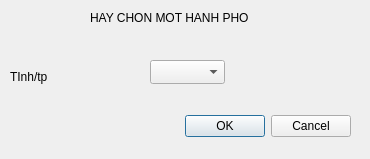
<?xml version="1.0" encoding="UTF-8"?>
<ui version="4.0">
 <class>dialog_chonTP</class>
 <widget class="QDialog" name="dialog_chonTP">
  <property name="geometry">
   <rect>
    <x>0</x>
    <y>0</y>
    <width>370</width>
    <height>159</height>
   </rect>
  </property>
  <property name="windowTitle">
   <string>Dialog</string>
  </property>
  <widget class="QDialogButtonBox" name="buttonBox">
   <property name="geometry">
    <rect>
     <x>10</x>
     <y>110</y>
     <width>341</width>
     <height>32</height>
    </rect>
   </property>
   <property name="orientation">
    <enum>Qt::Horizontal</enum>
   </property>
   <property name="standardButtons">
    <set>QDialogButtonBox::Cancel|QDialogButtonBox::Ok</set>
   </property>
  </widget>
  <widget class="QLabel" name="label">
   <property name="geometry">
    <rect>
     <x>90</x>
     <y>10</y>
     <width>191</width>
     <height>16</height>
    </rect>
   </property>
   <property name="text">
    <string>HAY CHON MOT HANH PHO</string>
   </property>
  </widget>
  <widget class="QComboBox" name="comboBox">
   <property name="geometry">
    <rect>
     <x>150</x>
     <y>60</y>
     <width>75</width>
     <height>24</height>
    </rect>
   </property>
  </widget>
  <widget class="QLabel" name="label_2">
   <property name="geometry">
    <rect>
     <x>10</x>
     <y>70</y>
     <width>57</width>
     <height>14</height>
    </rect>
   </property>
   <property name="text">
    <string>TInh/tp</string>
   </property>
  </widget>
 </widget>
 <resources/>
 <connections>
  <connection>
   <sender>buttonBox</sender>
   <signal>accepted()</signal>
   <receiver>dialog_chonTP</receiver>
   <slot>accept()</slot>
   <hints>
    <hint type="sourcelabel">
     <x>248</x>
     <y>254</y>
    </hint>
    <hint type="destinationlabel">
     <x>157</x>
     <y>274</y>
    </hint>
   </hints>
  </connection>
  <connection>
   <sender>buttonBox</sender>
   <signal>rejected()</signal>
   <receiver>dialog_chonTP</receiver>
   <slot>reject()</slot>
   <hints>
    <hint type="sourcelabel">
     <x>316</x>
     <y>260</y>
    </hint>
    <hint type="destinationlabel">
     <x>286</x>
     <y>274</y>
    </hint>
   </hints>
  </connection>
 </connections>
</ui>
